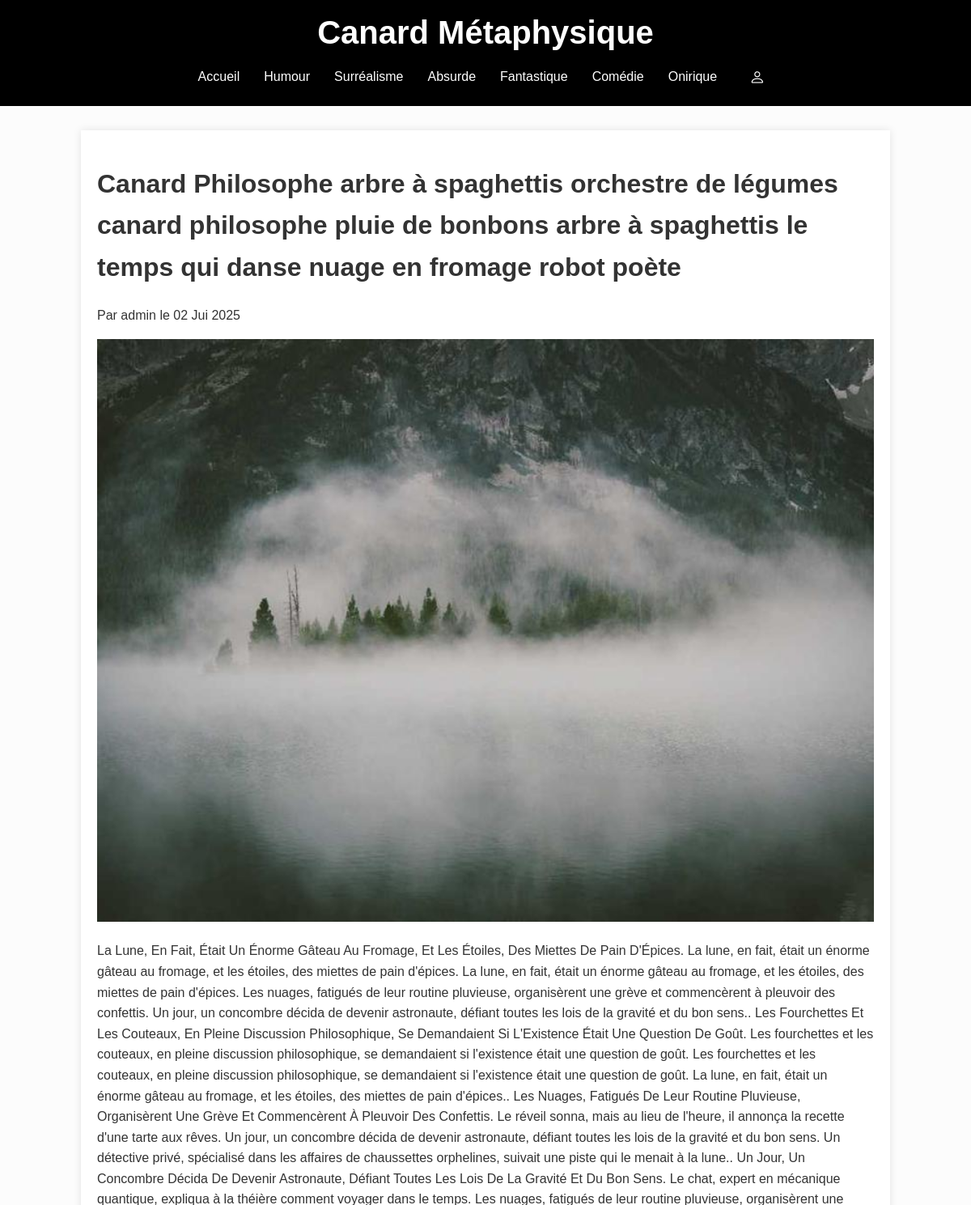
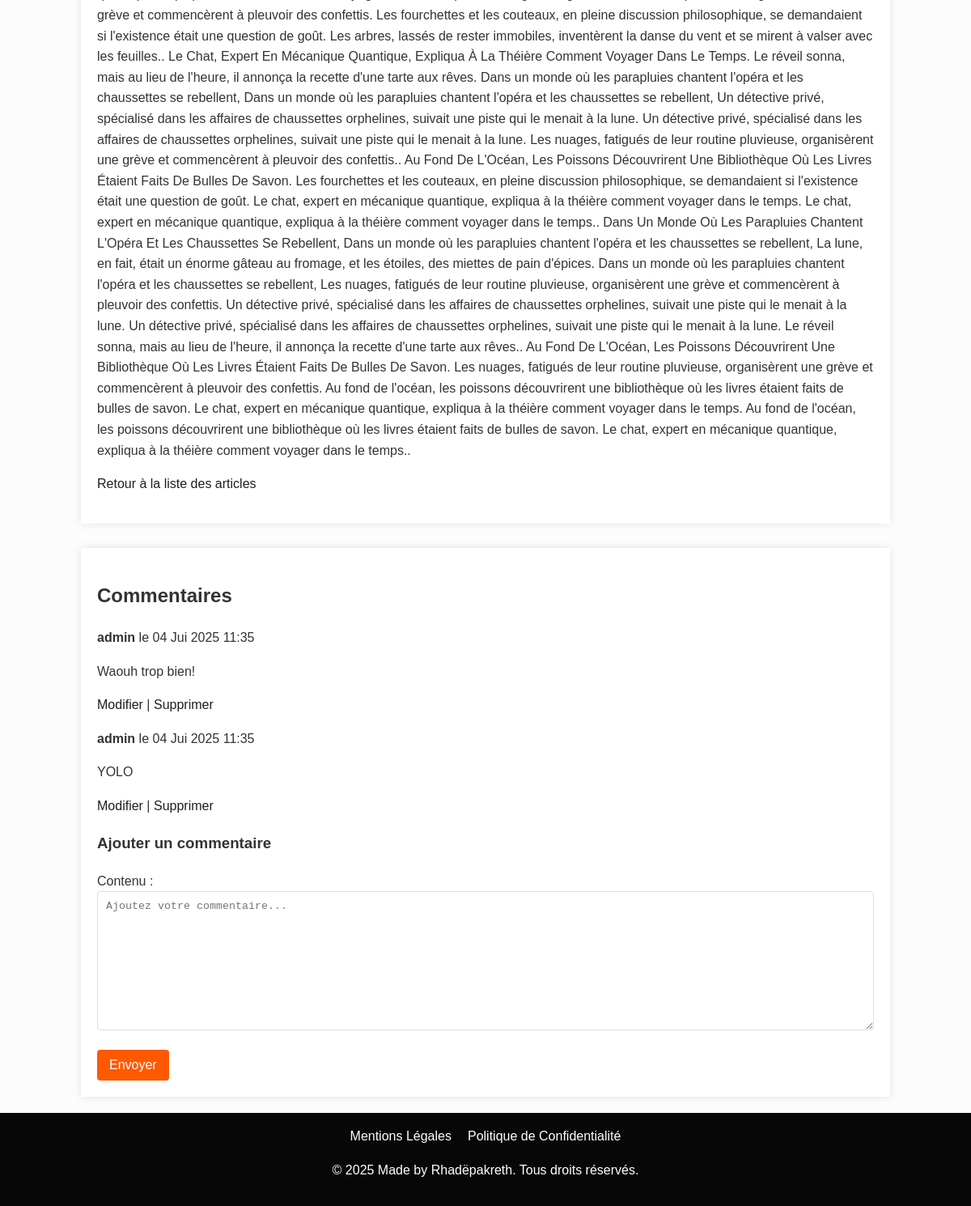
The app's page /article/democrat-back-quite/ (signed in) with its own data (2 pictures, top to bottom).
### blog_django/blog/models.py (models this page shows, shortened)
class Article(models.Model):
    titre = models.CharField(max_length=200)
    slug = models.SlugField(max_length=200)
    auteur = models.ForeignKey(User, on_delete=models.CASCADE, related_name='articles', null=True, blank=True)
    contenu = models.TextField(null=True)
    photo = models.ImageField(upload_to='articles/')
    created_at = models.DateTimeField(auto_now_add=True, auto_now=False,
                                verbose_name="Date de parution")
    updated_at = models.DateTimeField(auto_now_add=False, auto_now=True,
                                verbose_name="Date de modification")
    categorie = models.CharField(max_length=200, null=True, blank=True)
    is_published = models.BooleanField(default=True)

class Comment(models.Model):
    article = models.ForeignKey(Article, on_delete=models.CASCADE, related_name='comments')
    auteur = models.ForeignKey(User, on_delete=models.CASCADE)
    contenu = models.TextField()
    created_at = models.DateTimeField(auto_now_add=True)
    class Meta:
        ordering = ['created_at']

### blog_django/blog/views.py (the view, shortened to what this page needs)
# urls.py: path('article/<slug:slug>/', ArticleDetailView.as_view(), name='article_detail'),
class ArticleDetailView(DetailView):
    model = Article
    template_name = 'blog/article_detail.html'
    context_object_name = 'article'
    slug_url_kwarg = 'slug'
    slug_field = 'slug'
    def get_context_data(self, **kwargs):
        context = super().get_context_data(**kwargs)
        article = self.get_object()
        comments = article.comments.all()
        comment_form = CommentForm()
        context['comments'] = comments
        context['comment_form'] = comment_form
        context['categories'] = Article.objects.values_list('categorie', flat=True).distinct()
        return context

### blog_django/blog/forms.py
class CommentForm(forms.ModelForm):
    class Meta:
        model = Comment
        fields = ('contenu',)
        widgets = {
            'contenu': forms.Textarea(attrs={'class': 'form-control', 'placeholder': 'Ajoutez votre commentaire...'}),
        }

### blog_django/blog/templates/blog/article_detail.html (shortened to what this page needs)
{% extends 'blog/base.html' %}
{% block content %}
    <div class="card">
        <h1>{{ article.titre }}</h1>
        <p class="article-meta">Par {{ article.auteur }} le {{ article.created_at|date:"d M Y" }}</p>
        {% if article.photo %}
            <img src="{{ article.photo.url }}" alt="{{ article.titre }}" style="width: 100%;">
        {% endif %}
        <div class="article-content">
            <p>{{ article.contenu }}</p>
        </div>
        <p><a href="{% url 'blog:article_list' %}">Retour à la liste des articles</a></p>
    </div>
    <div class="card comments-section">
        <h2>Commentaires</h2>
        {% for comment in comments %}
            <div class="comment">
                <p class="comment-meta"><strong>{{ comment.auteur }}</strong> le {{ comment.created_at|date:"d M Y H:i" }}</p>
                <p>{{ comment.contenu }}</p>
                {% if user.is_authenticated and user == comment.auteur %}
                    <p>
                        <a href="{% url 'blog:comment_update' article_slug=comment.article.slug pk=comment.pk %}">Modifier</a> |
                        <a href="{% url 'blog:comment_delete' article_slug=comment.article.slug pk=comment.pk %}">Supprimer</a>
                    </p>
                {% endif %}
            </div>
        {% empty %}
            <p>Aucun commentaire pour le moment.</p>
        {% endfor %}
        {% if user.is_authenticated %}
            <div class="add-comment">
                <h3>Ajouter un commentaire</h3>
                <form method="post">
                    {{ comment_form.as_p }}
                    <button type="submit" class="btn btn-primary">Envoyer</button>
                </form>
            </div>
        {% else %}
            <p>Vous devez être connecté pour laisser un commentaire. <a href="{% url 'login' %}">Se connecter</a></p>
        {% endif %}
    </div>
{% endblock %}

### blog_django/blog/templates/blog/base.html (style rules this page uses)
body { font-family: 'Arial', sans-serif; line-height: 1.6; margin: 0; padding: 0; background-color: #fcfcfc; color: #333; width: 100vw; }
.card { width: 80%; padding: 20px; background-color: #fff; box-shadow: 0 0 10px rgba(0, 0, 0, 0.1); }
a { color: #1f1f1f; text-decoration: none; transition: color 0.3s ease; }
.form-control { width: 100%; padding: 10px; border: 1px solid #ddd; border-radius: 4px; box-sizing: border-box; }
.btn-primary { background-color: #ff5900; color: white; padding: 10px 15px; border: none; border-radius: 4px; cursor: pointer; font-size: 1em; transition: background-color 0.3s ease; }

### records on screen
Article: titre "Canard Philosophe arbre à spaghettis orchestre de légumes canard philosophe pluie de bonbons arbre à spaghettis le temps qui danse nuage en fromage robot poète", auteur "admin", created_at "02 Jui 2025", photo (picture), contenu "La Lune, En Fait, Était Un Énorme Gâteau Au Fromage, Et Les Étoiles, Des Miettes De Pain D'Épices. La lune, en fait, était un énorme gâteau au fromage, et les étoiles, des miettes de pain d'épices. La lune, en fait, était un énorme gâteau au fromage, et les étoiles, des miettes de pain d'épices. Les nuages, fatigués de leur routine pluvieuse, organisèrent une grève et commencèrent à pleuvoir des confettis. Un jour, un concombre décida de devenir astronaute, défiant toutes les lois de la gravité et du bon sens.. Les Fourchettes Et Les Couteaux, En Pleine Discussion Philosophique, Se Demandaient Si L'Existence Était Une Question De Goût. Les fourchettes et les couteaux, en pleine discussion…"
Comment: auteur "admin", created_at "04 Jui 2025 11:35", contenu "Waouh trop bien!", shows "Modifier"
Comment: auteur "admin", created_at "04 Jui 2025 11:35", contenu "YOLO", shows "Modifier"

### other values on screen
{{ category }} "Humour" "Surréalisme" "Absurde" "Fantastique" "Comédie" "Onirique"
